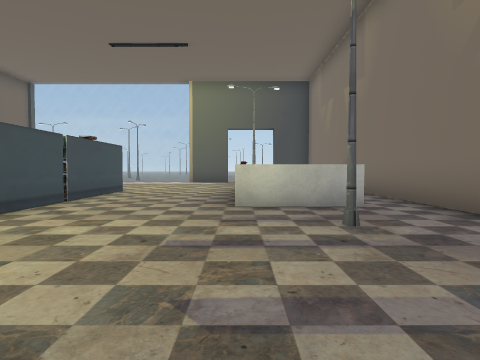
view 1 (above)

16 first-person views from a walk through a scene from a Unity 3-D project. The camera is 1.2 m above the floor, tilts 2° down and sees 75° across. The floor is counted in squares, 2 m on a side. Each view is taken from the middle of a square. On the plan, view 1 faces up. The plan holds only what a view shows up to about 9 squares ahead; the rest is blank. The place goes on beyond the plan. The player character is not drawn. Some surface patterns are stand-ins.

view 2
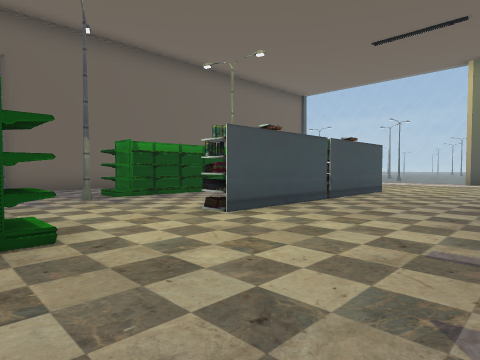

view 3
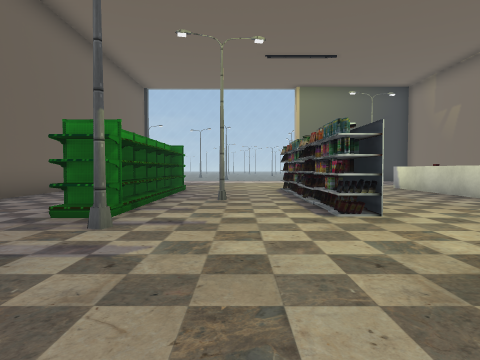

view 4
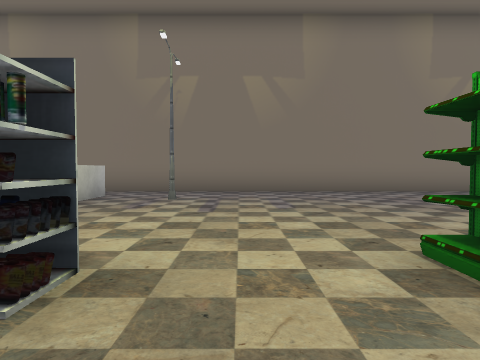

view 5
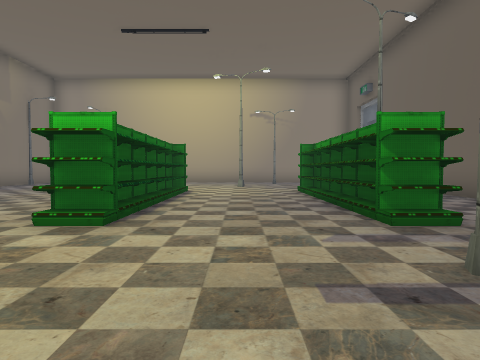

view 6
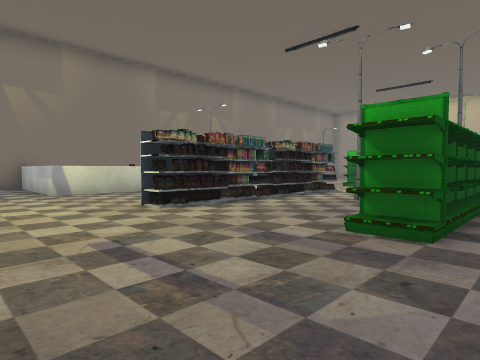

view 7
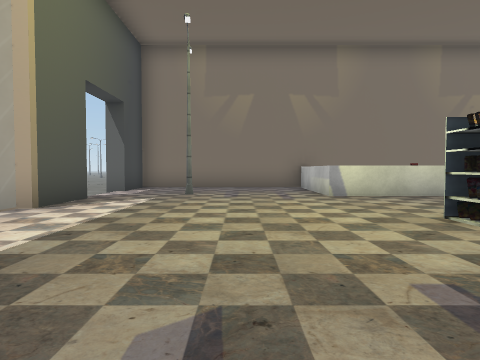

view 8
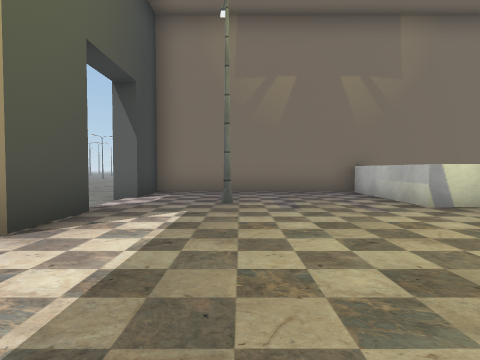

view 9
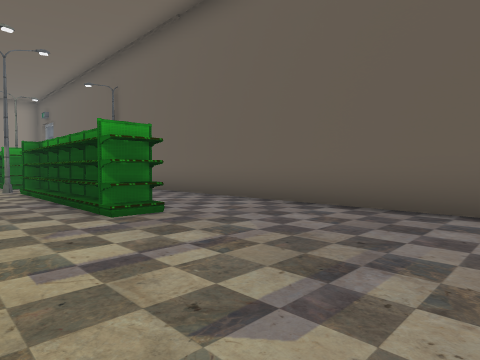

view 10
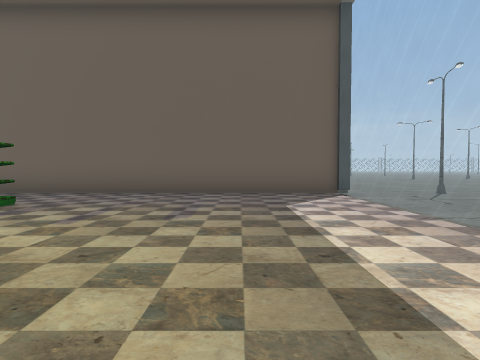

view 11
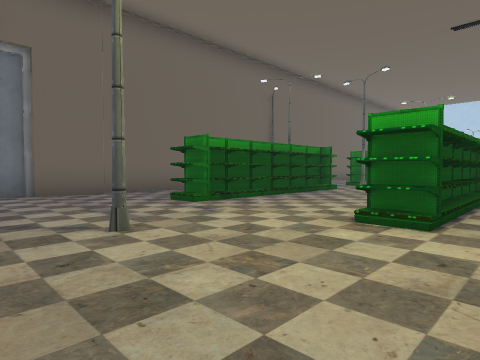

view 12
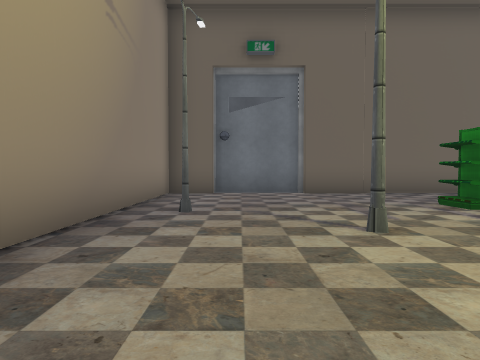

view 13
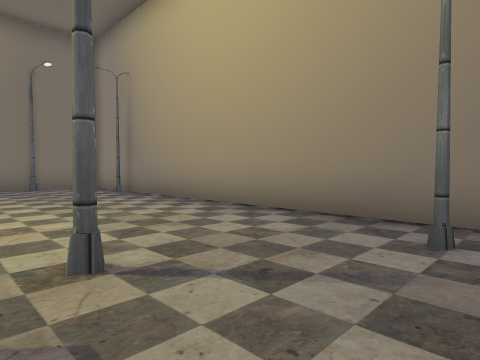

view 14
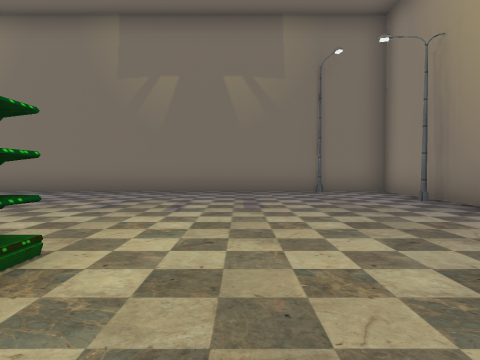

view 15
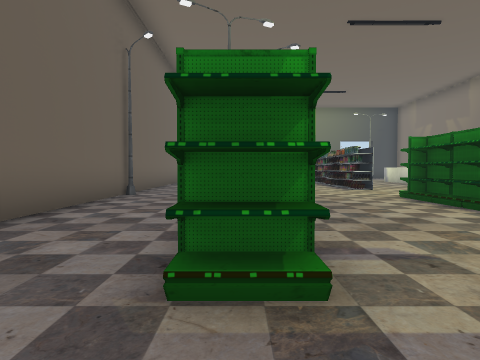

view 16
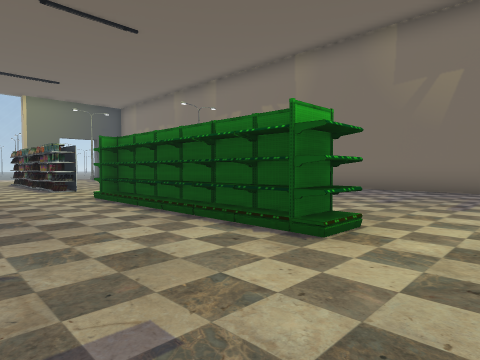

### Floor plan
Points are (right, up) in squares from view 1. A wall is a line through its corners. A room is listed if a view was taken in it or the views show most of it. See-through windows are left out.
Room 1 (views 1, 2, 3, 4, 5, 6, 7, 8, 9, 10, 11, 12, 13, 14, 15, 16)
walls: (-0.1, 5.4) (-0.1, 9) (3.1, 9); (2.1, 5) (-0.1, 5); (-9.9, -6.4) (-9.9, -8.8); (-9.7, -8.6) (-9.7, -9.8) (3.1, -9.8) (3.1, 14.1) (1.5, 14.1) (1.5, 14.8); (-0.5, 14.1) (-2.3, 14.1); (-9.7, 14.8) (-9.7, -6.5)
ways out: opening at (0.5, 14); gap at (2, 5)
objects: pole (-10, 1); shelf (-7, -4) to (-7, -3); shelf (-7, -2); pole (-7, -1); shelf (-7, 0); shelf (-7, 3) to (-7, 4); shelf (-7, 5) to (-7, 6); shelf (-7, 7) to (-7, 8); pole (-6, -9); pole (-6, 2); pole (-5, -7); pole (-5, 5); shelf (-4, 3) to (-3, 5); shelf (-4, 6) to (-3, 8); shelf (-3, -4) to (-3, -3); shelf (-3, -2); shelf (-3, -1) to (-3, 0); pole (1, -9); pole (1, 3); pole (1, 12); pole (3, -8)

Where each view was taken, in squares from view 1:
view 1: 0 up, 0 right, facing up
view 2: 0 up, 0 right, facing up-left
view 3: 1 down, 5 left, facing up
view 4: 2 up, 5 left, facing right
view 5: 4 up, 5 left, facing down
view 6: 11 up, 8 left, facing down-right
view 7: 11 up, 7 left, facing right
view 8: 12 up, 5 left, facing right
view 9: 12 up, 5 left, facing down-left
view 10: 12 up, 2 left, facing left
view 11: 8 down, 2 left, facing up-left
view 12: 8 down, 2 left, facing left
view 13: 6 down, 7 left, facing down-right
view 14: 6 down, 5 left, facing right
view 15: 6 down, 7 left, facing up
view 16: 6 down, 6 left, facing up-right
